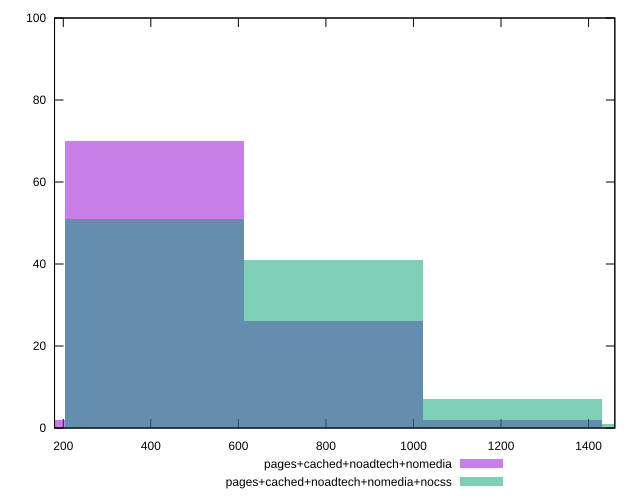

The gnuplot source for this figure:
reset

$pagesCachedNoadtechNomedia <<EOF
817.1002648725281 26
408.55013243626405 70
1225.6503973087922 2
0 2
EOF

$pagesCachedNoadtechNomediaNocss <<EOF
1225.6503973087922 7
817.1002648725281 41
408.55013243626405 51
1634.2005297450562 1
EOF

set key outside below
set boxwidth 408.55013243626405
set xrange [180:1460]
set yrange [0:100]
set trange [0:100]
set style fill transparent solid 0.5 noborder
set terminal svg size 640, 500 enhanced background rgb 'white'
set output "report_00013_2021-02-09T12-04-24.940Z/uses-http2/comparison/histogram/3_vs_4.svg"

plot $pagesCachedNoadtechNomedia title "pages+cached+noadtech+nomedia" with boxes, \
     $pagesCachedNoadtechNomediaNocss title "pages+cached+noadtech+nomedia+nocss" with boxes

reset
